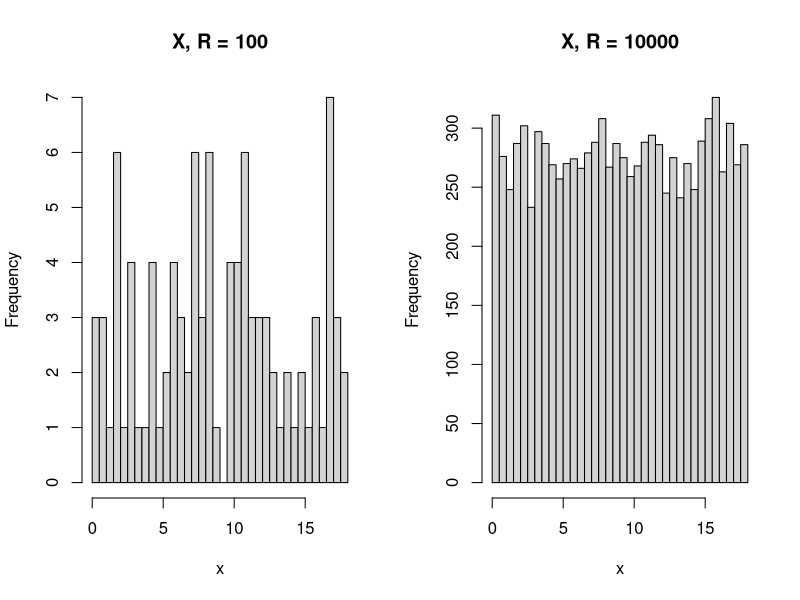
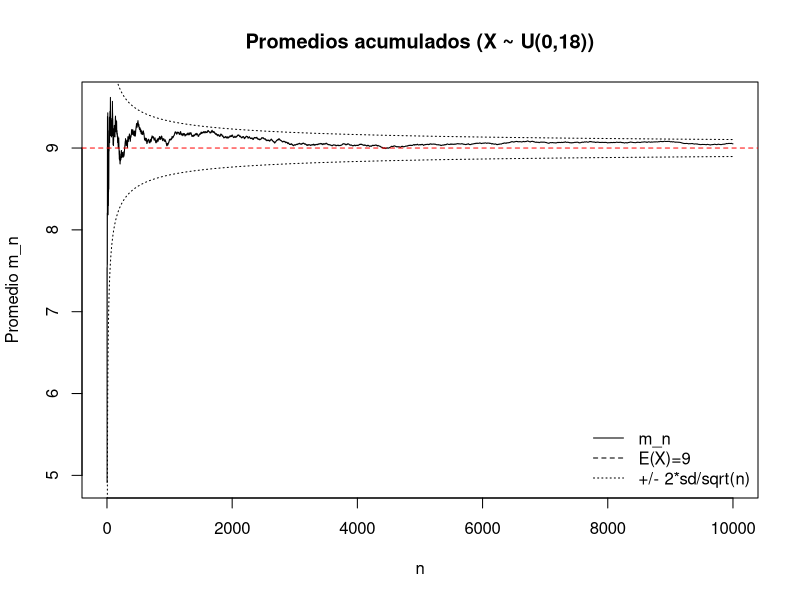
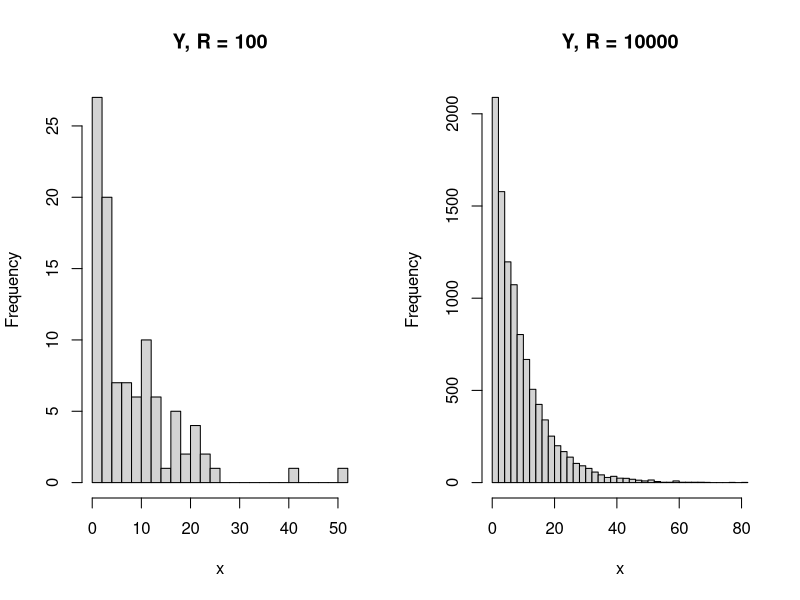
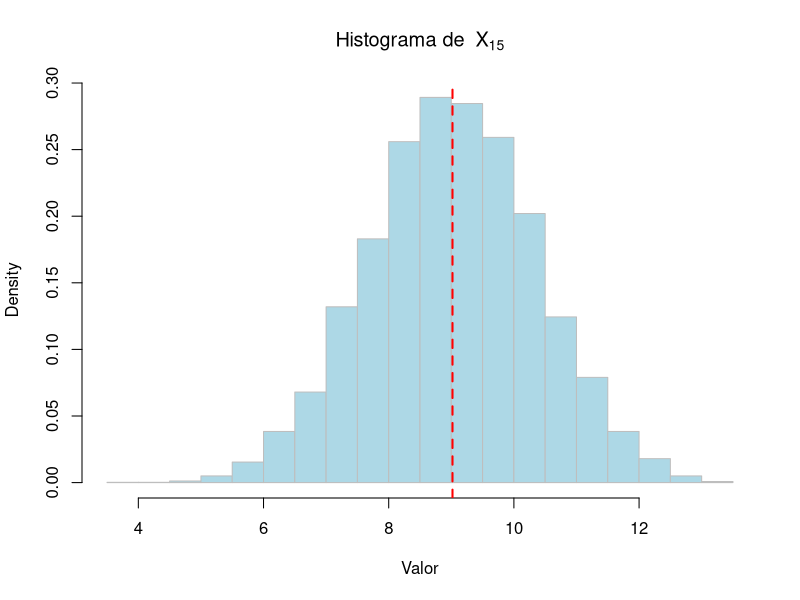
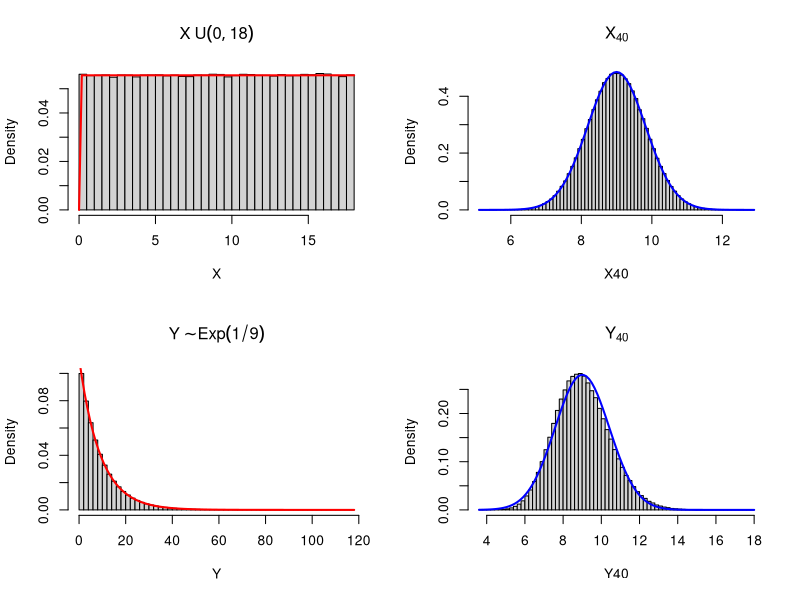
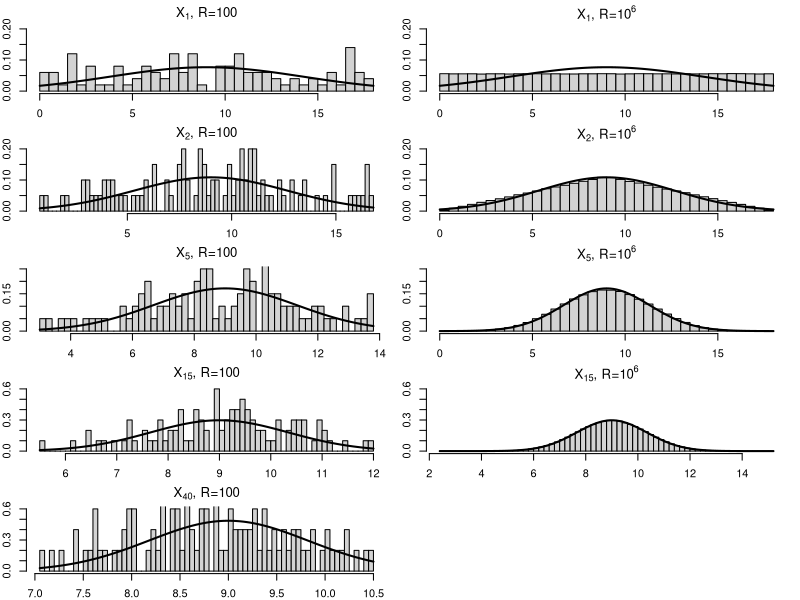

Recreate these plots in R, in order. (Note: a time limit stopped this script after it produced the figures.)
## ---- chunk 1
knitr::opts_chunk$set(echo = TRUE)
## ---- chunk 2
set.seed(13)
X_dist <- function(R){
  return(runif(n= R, min= 0, max=18))
}
## ---- chunk 3
R100  <- X_dist(100)
R1e4  <- X_dist(10^4)

summary(R100)
summary(R1e4)


par(mfrow = c(1,2))
hist(R100, breaks = 30, main = "X, R = 100", xlab = "x")
hist(R1e4, breaks = 30, main = "X, R = 10000", xlab = "x")
par(mfrow = c(1,1))


## ---- chunk 4
R <- 10^4
manyX <- X_dist(R)

m_n <- cumsum(manyX) / seq_along(manyX)

plot(seq_along(m_n), m_n, type = "l", lwd = 1,
     xlab = "n", ylab = "Promedio m_n",
     main = "Promedios acumulados (X ~ U(0,18))")
abline(h = 9, col = "red", lty = 2)

# bandas de referencia +/- 2*sd/sqrt(n)
sigma2 <- 27
sd_seq <- sqrt(sigma2 / seq_along(m_n))
lines(seq_along(m_n), 9 + 2*sd_seq, lty = 3)
lines(seq_along(m_n), 9 - 2*sd_seq, lty = 3)

legend("bottomright",
       legend = c("m_n", "E(X)=9", "+/- 2*sd/sqrt(n)"),
       lty = c(1,2,3), bty = "n")

## ---- chunk 5
set.seed(13)

Y_dist <- function(R) {
  rexp(n = R, rate = 1/9)
}
## ---- chunk 6
YR100  <- Y_dist(100)
YR1e4  <- Y_dist(10^4)

summary(YR100)
summary(YR1e4)


par(mfrow = c(1,2))
hist(YR100, breaks = 30, main = "Y, R = 100", xlab = "x")
hist(YR1e4, breaks = 30, main = "Y, R = 10000", xlab = "x")
par(mfrow = c(1,1))
## ---- chunk 7
Xn_dist <- function(n, R) {
  replicate(R, mean(runif(n, min = 0, max = 18)))
}
## ---- chunk 8
R <- 10^4
X15 <- Xn_dist(15, R)

hist(X15, breaks = 30, probability = TRUE,
     main = expression("Histograma de " ~ X[15]),
     xlab = "Valor", col = "lightblue", border = "gray")

abline(v = mean(X15), col = "red", lwd = 2, lty = 2)
## ---- chunk 9
set.seed(13)

R_big <- 10^6
n <- 40

#Usamos funciones definidas antes
X <- X_dist(R_big)
Y <- Y_dist(R_big)

#Promedios de n=40
X40 <- replicate(R_big, mean(X_dist(n)))
Y40 <- replicate(R_big, mean(Y_dist(n)))

#Parámetros teóricos
mu_X <- 9
var_X <- 27
mu_Y <- 9
var_Y <- 81

#Gráficos
par(mfrow = c(2,2))

hist(X, breaks = 60, freq = FALSE, main = X ~ U(0,18))
curve(dunif(x,0,18), add = TRUE, col="red", lwd=2)

hist(X40, breaks = 60, freq = FALSE, main = expression(X[40]))
curve(dnorm(x, mean=mu_X, sd=sqrt(var_X/n)), add = TRUE, col="blue", lwd=2)

hist(Y, breaks = 60, freq = FALSE, main = expression(Y %~% Exp(1/9)))
curve(dexp(x, rate=1/9), add = TRUE, col="red", lwd=2)

hist(Y40, breaks = 60, freq = FALSE, main = expression(Y[40]))
curve(dnorm(x, mean=mu_Y, sd=sqrt(var_Y/n)), add = TRUE, col="blue", lwd=2)

par(mfrow = c(1,1))

## ---- chunk 10
set.seed(13)

Xn_dist <- function(n, R) replicate(R, mean(X_dist(n)))

par(
  mfrow = c(5, 2),
  mar   = c(2, 2, 2, 1))

n_vals <- c(1, 2, 5, 15, 40)
R_vals <- c(1e2, 1e6)


Xn <- replicate(10^2, mean(X_dist(1)))
hist(Xn, breaks = 60, probability = TRUE,
     main = expression(X[1] * ", R=100"), xlab = "", ylab = "",
     ylim = c(0, 0.2))
curve(dnorm(x, mean = 9, sd = sqrt(27/1)), add = TRUE, lwd = 2)

Xn <- replicate(10^6, mean(X_dist(1)))
hist(Xn, breaks = 60, probability = TRUE,
     main = expression(X[1] * ", R=10"^6), xlab = "", ylab = "",
     ylim = c(0, 0.2))
curve(dnorm(x, mean = 9, sd = sqrt(27/1)), add = TRUE, lwd = 2)

Xn <- replicate(10^2, mean(X_dist(2)))
hist(Xn, breaks = 60, probability = TRUE,
     main = expression(X[2] * ", R=100"), xlab = "", ylab = "",
     ylim = c(0, 0.2))
curve(dnorm(x, mean = 9, sd = sqrt(27/2)), add = TRUE, lwd = 2)

Xn <- replicate(10^6, mean(X_dist(2)))
hist(Xn, breaks = 60, probability = TRUE,
     main = expression(X[2] * ", R=10"^6), xlab = "", ylab = "",
     ylim = c(0, 0.2))
curve(dnorm(x, mean = 9, sd = sqrt(27/2)), add = TRUE, lwd = 2)

Xn <- replicate(10^2, mean(X_dist(5)))
hist(Xn, breaks = 60, probability = TRUE,
     main = expression(X[5] * ", R=100"), xlab = "", ylab = "",
     ylim = c(0, 0.25))
curve(dnorm(x, mean = 9, sd = sqrt(27/5)), add = TRUE, lwd = 2)

Xn <- replicate(10^6, mean(X_dist(5)))
hist(Xn, breaks = 60, probability = TRUE,
     main = expression(X[5] * ", R=10"^6), xlab = "", ylab = "",
     ylim = c(0, 0.25))
curve(dnorm(x, mean = 9, sd = sqrt(27/5)), add = TRUE, lwd = 2)

Xn <- replicate(10^2, mean(X_dist(15)))
hist(Xn, breaks = 60, probability = TRUE,
     main = expression(X[15] * ", R=100"), xlab = "", ylab = "",
     ylim = c(0, 0.6))
curve(dnorm(x, mean = 9, sd = sqrt(27/15)), add = TRUE, lwd = 2)

Xn <- replicate(10^6, mean(X_dist(15)))
hist(Xn, breaks = 60, probability = TRUE,
     main = expression(X[15] * ", R=10"^6), xlab = "", ylab = "",
     ylim = c(0, 0.6))
curve(dnorm(x, mean = 9, sd = sqrt(27/15)), add = TRUE, lwd = 2)

Xn <- replicate(10^2, mean(X_dist(40)))
hist(Xn, breaks = 60, probability = TRUE,
     main = expression(X[40] * ", R=100"), xlab = "", ylab = "",
     ylim = c(0, 0.6))
curve(dnorm(x, mean = 9, sd = sqrt(27/40)), add = TRUE, lwd = 2)

Xn <- replicate(10^6, mean(X_dist(40)))
hist(Xn, breaks = 60, probability = TRUE,
     main = expression(X[40] * ", R=10"^6), xlab = "", ylab = "",
     ylim = c(0, 0.6))
curve(dnorm(x, mean = 9, sd = sqrt(27/40)), add = TRUE, lwd = 2)

par(mfrow = c(1,1))



## ---- chunk 11
set.seed(13)

# función general: devuelve R realizaciones del promedio de n muestras de Y
Yn_dist <- function(n, R) {
  replicate(R, mean(Y_dist(n)))
}

n_vals <- c(1, 2, 5, 15, 40)
R_vals <- c(10^2, 10^6)

par(mfrow = c(5,2), mar= c(2, 2, 2, 1))
for (n in n_vals) {
  for (R in R_vals) {
    Yn <- Yn_dist(n, R)
    hist(Yn, breaks = 50, freq = FALSE,
         main = bquote(Y[.(n)] ~ ", R=" ~ .(format(R, scientific=FALSE))),
         xlab = "", ylab = "",
         ylim = c(0, 0.3))
    
    #Superponemos la normal del TCL
    mu <- 9
    sd <- sqrt(81 / n)   #varianza de Y es 81
    curve(dnorm(x, mean = mu, sd = sd), add = TRUE, col="blue", lwd=2)
  }
}
par(mfrow = c(1,1))
